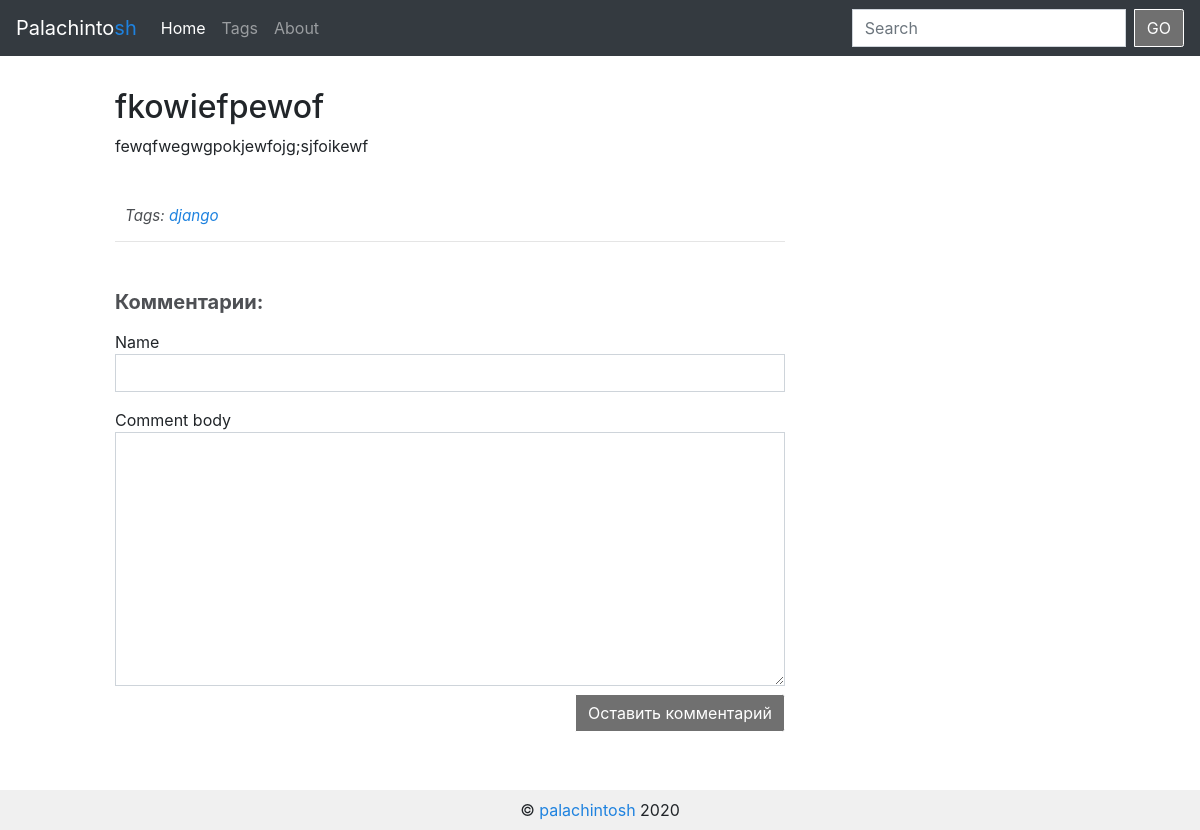
The page /blog/post/-1574900426/ on the database its author committed.
### blog/models.py (models this page shows, shortened)
class Post(models.Model):
    title = models.CharField(max_length=150, db_index=True)
    slug = models.SlugField(max_length=200, blank=True, unique=True)
    body = models.TextField(blank=True, db_index=True)
    date_pub = models.DateTimeField(auto_now_add=True)
    tags = models.ManyToManyField('Tag', blank=True, related_name='posts')

class Tag(models.Model):
    tag_title = models.CharField(max_length=100)
    slug = models.SlugField(max_length=100, unique=True)
    def get_absolute_url(self):
        return reverse('tag_detail_url', kwargs={'slug': self.slug})

### blog/views.py (the view)
# urls.py: path('post/<str:slug>/', PostPage.as_view(), name="post_page_url"), #Post page url
class PostPage(ObjectDetailMixine, View):
	form_model = CommentForm
	model = Post
	template = 'blog/post.html'

### blog/utils.py (called while the page is built)
    def get(self, request, slug):
        form = self.form_model
        get_object = get_object_or_404(self.model, slug__iexact=slug)
        get_comment = self.comment_model.objects.filter(comments=get_object)
        return render(request, self.template, context={
                                self.model.__name__.lower(): get_object,
                                'admin_obj': get_object,
                                'comment': get_comment,
                                'comment_form': form
                                })

### blog/templates/blog/post.html (shortened to what this page needs)
{% extends 'blog/base_blog.html' %}
{% block content %}
    <div class="mt-4 mb-5">
        <h2>{{ post.title }}</h2>
        <p class="mb-5">{{ post.body|safe }} </p>
    </div>
    <div class="card-footer-txt">
        <p>Tags:
            {% for tag in post.tags.all %}
                <a href="{{ tag.get_absolute_url }}">{{  tag.tag_title }}</a>
            {% endfor %}
        </p>
    </div>
    <hr class="mb-5">
    <form action="" method="post" class="form-model">
        <h5>Комментарии:</h5>
        {% for comment_att in comment_form %}
            <div class="mt-3">
                <div>{{ comment_att.label }}</div>
                {{ comment_att }}
            </div>
        {% endfor %}
        <button class="btn mt-2 float-right" name="make_comment" type="submit">Оставить комментарий</button>
    </form>
    <div class="mb-5 pt-5">
    </div>
{% endblock %}

### rows shown on the page
Post: title "fkowiefpewof", body "fewqfwegwgpokjewfojg;sjfoikewf"
Tag: tag_title "django"

### other values the page prints
{{ comment_att.label }} "Name" "Comment body"
